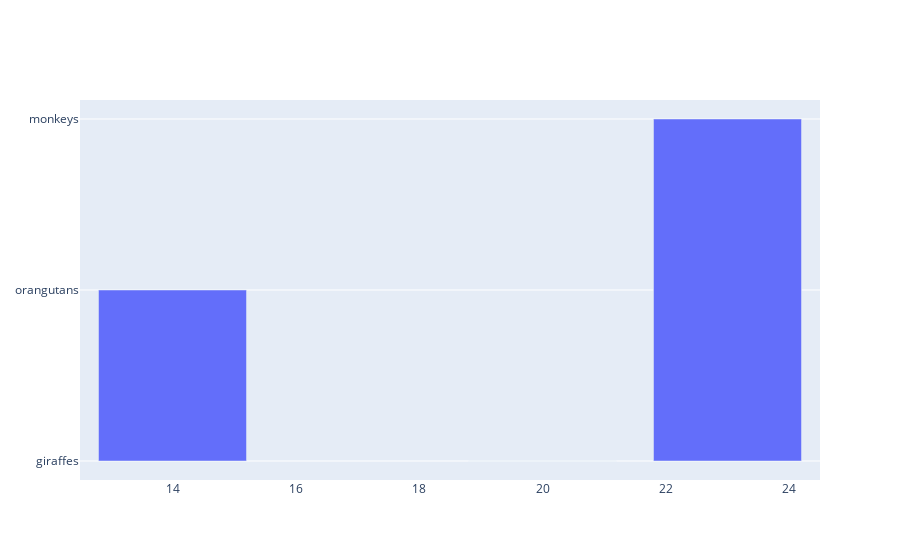

Notebook cell for this chart:
### Code cell
import plotly.graph_objects as go

fig = go.Figure(go.Bar(
            x=[20, 14, 23],
            y=['giraffes', 'orangutans', 'monkeys']))

fig.show()

### Figure 1 — Plotly figure (JSON) as saved in the notebook; plotly's stock layout.template omitted (floating-point values rounded to 4 significant figures)
{"data": [{"type": "bar", "x": [20, 14, 23], "y": ["giraffes", "orangutans", "monkeys"]}], "layout": {}}
